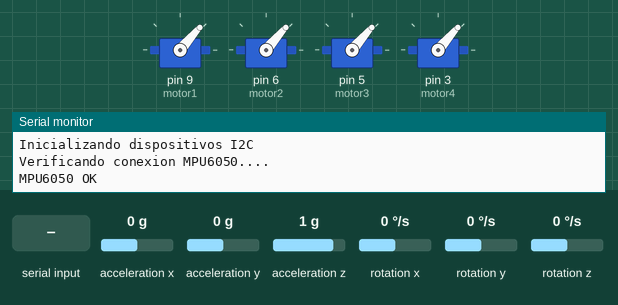
A sketch run on a simulated Arduino Uno, built with avr-gcc and run on an emulated ATmega328P. On the bench: 4 × servo, the last lines printed to the serial monitor. Inputs (shaded band) come from the test bench; at power-on: acceleration x 0 g, acceleration y 0 g, acceleration z 1 g, rotation x 0 °/s, rotation y 0 °/s, rotation z 0 °/s.

Above: at 13.2 s.
13.3 s: "a" received over Serial
At 14.5 s:
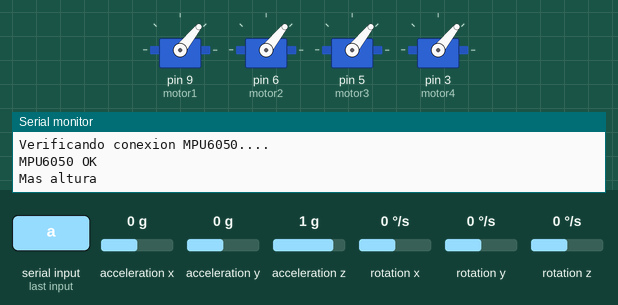
14.8 s: "b" received over Serial
At 15.5 s:
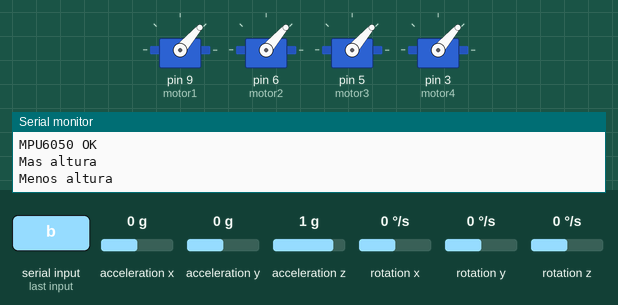
Timing chart, 0 to 17.8 s (numbered marks = the images above; inputs shaded):
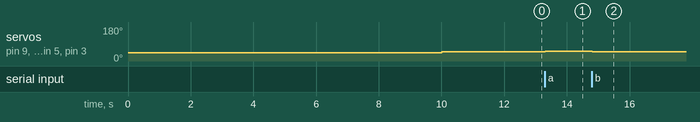

Measured:
- after the input at 13.3 s, servo on pin 9 (motor1), servo on pin 6 (motor2), servo on pin 5 (motor3), servo on pin 3 (motor4): 49° → 51° at once
- after the input at 14.8 s, servo on pin 9 (motor1), servo on pin 6 (motor2), servo on pin 5 (motor3), servo on pin 3 (motor4): 51° → 49° at once

The sketch:

Programa_principal.ino
```cpp
# include <Math.h>
# include <Servo.h>
#include "MPU6050.h"
#include <SoftwareSerial.h>
#include "I2Cdev.h"
#if I2CDEV_IMPLEMENTATION==I2CDEV_ARDUINO_WIRE
  #include "Wire.h"
#endif

MPU6050 mpu;

float pitchAccSet, rollAccSet;
float pitchGyroSet, rollGyroSet, yawSet;
double pitchAccSetAnt,rollAccSetAnt,yawSetAnt;
double pitchGyroSetAnt,rollGyroSetAnt;

float roll, pitch, yaw;
int ant_pot = 1050;
int pot = 1050;
//pulsos que se enviaran a los motores
int m1,m2,m3,m4;
// Variables para los PID
float pitchKp1 = 1;
float pitchKi1 = 0.02;
float pitchKd1 = 0.2;

float rollKp1 = 0.68;
float rollKi1 = 0.025;
float rollKd1 = 0.4;

float yawKp = 0.5;
float yawKi = 0.008;
float yawKd = 0.0;

float pitchKp2 = 1.3;
float pitchKi2 = 0.001;
float pitchKd2 = 0.5;

float rollKp2 = 1.0;
float rollKi2 = 0.001;
float rollKd2 = 0.2;

float accPitch_ierror = 0;
float accRoll_ierror = 0;
float gyroRoll_ierror = 0;
float gyroPitch_ierror = 0;
float yaw_ierror = 0;
float accPitch_last_error = 0 ;
float accRoll_last_error = 0;
float gyroPitch_last_error = 0;
float gyroRoll_last_error = 0;
float yaw_last_error = 0;
float pitchGyroAcc, rollGyroAcc;

//Variables para conseguir los datos del sensor MPU
int16_t ax,ay,az,gx,gy,gz;
float rollGyro,pitchGyro,yawGyro;
float accPitch,accRoll,accYaw;
float ciclo = 5;
float tiempoCiclo = ciclo/100000000;

//Variables para controlar la potencia de los motores
unsigned char comando;


Servo motor1;
Servo motor2;
Servo motor3;
Servo motor4;

void setup() {
  delay(5000);
  // put your setup code here, to run once:

  #if I2CDEV_IMPLEMENTATION==I2CDEV_ARDUINO_WIRE
    Wire.begin();
    TWBR=24;
  #elif I2CDEV_IMPLEMENTATION==I2CDEV_BUILTIN_FASTWIRE
    Fastwire::setup(400,true);
  #endif
  delay(500);
  //Iniciar la comunicacion serial
  Serial.begin(9600);
  Serial.setTimeout(10);
  delay(500);
  //Iniciando el sensor
  Serial.println("Inicializando dispositivos I2C");
  mpu.initialize();
  Serial.println("Verificando conexion MPU6050....");
  Serial.println(mpu.testConnection()?"MPU6050 OK":"MPU6050 ERROR!!!!!!");
  mpu.setDLPFMode(MPU6050_DLPF_BW_10);
  mpu.setRate(4);
  //Declaracion de los offset calculado para este MPU en especifico
  mpu.setXAccelOffset(-2159);
  mpu.setYAccelOffset(-125);
  mpu.setZAccelOffset(1877);
  mpu.setXGyroOffset(-97);
  mpu.setYGyroOffset(54);
  mpu.setZGyroOffset(8);

  // Inicializar los motores
  delay(2000);
  iniciar_motores();
  delay(2000);
  mover_motores();
  delay(2000);

}

void loop() {
  // put your main code here, to run repeatedly:
  datosMPU();

  pitchGyroSet = pitchGyroSetAnt;
  rollGyroSet = rollGyroSetAnt;
  pitchAccSet = pitchAccSetAnt;
  rollAccSet = rollAccSetAnt;
  yawSet = yawSetAnt;
  pot = ant_pot;

  if(Serial.available() >= 1){
    comando = Serial.read();
    if (comando == 'a'){  //Mas altura
      Serial.println("Mas altura");
      pot += 25;
      pot = constrain(pot, 1050, 2000);
      ant_pot = pot;
      pitchAccSetAnt = 0.0;
      rollAccSetAnt = 0.0;
      pitchGyroSetAnt = 0.0;
      rollGyroSetAnt = 0.0;
      yawSetAnt = 0.0;
    }

    if (comando == 'b'){  // Menos altura
      Serial.println("Menos altura");
      pot-=50;
      pot = constrain(pot, 1050, 2000);
      ant_pot = pot;
      pitchAccSetAnt = 0.0;
      rollAccSetAnt = 0.0;
      pitchGyroSetAnt = 0.0;
      rollGyroSetAnt = 0.0;
      yawSetAnt = 0.0;
    }

  control();

  }
}

void datosMPU(){
  mpu.getMotion6(&ax,&ay,&az,&gx,&gy,&gz);
  //De valores raw a grados
  float accYangle_raw = atan(((ax)/16384.0)/sqrt(pow(((ay)/16384.0),2)+pow(((az)/16384.0),2)))*180/3.1416;
  float accXangle_raw = atan(((ay)/16384.0)/sqrt(pow(((ax)/16384.0),2)+pow(((az)/16384.0),2)))*180/3.1416;

  pitchGyro = ((gx)/16.4);
  rollGyro = ((-1)*(gy)/16.4);
  yawGyro = ((-1)*(gz)/16.4);

  accPitch=(0.1*accXangle_raw)+(0.9*(accPitch+(pitchGyro*tiempoCiclo)));
  accRoll = (0.1*accYangle_raw)+(0.9*(accRoll+(rollGyro*tiempoCiclo)));
}

void control(){
  // Primera linea de PID
  pitchGyroAcc = accel_pitch(accPitch,pitchAccSet,pitchKp1,pitchKi1,pitchKd1);
  rollGyroAcc = accel_roll(accRoll,rollAccSet,rollKp1,rollKi1,rollKd1);
  //Segunda linea de PID
  roll = gyro_roll(rollGyro,rollGyroAcc,rollKp2,rollKi2,rollKd2);
  pitch = gyro_pitch(pitchGyro,pitchGyroAcc,pitchKp2,pitchKi2,pitchKd2);
  //Unico PID para yaw
  yaw = yaw_PID(yawGyro, yawSet, yawKp, yawKi, yawKd);
  //Pulsos para los motores
  m1 = pot + pitch + roll + yaw;
  m2 = pot + pitch - roll - yaw;
  m3 = pot - pitch - roll + yaw;
  m4 = pot - pitch + roll - yaw;
  //Condicionales para evitar el apagado de los motores
  if (m1<1050) m1 = 1050;
  if (m2<1050) m2 = 1050;
  if (m3<1050) m3 = 1050;
  if (m4<1050) m4 = 1050;
  //Condicionales para el limite de los motores
  if (m1>2000) m1 = 2000;
  if (m2>2000) m2 = 2000;
  if (m3>2000) m3 = 2000;
  if (m4>2000) m4 = 2000;

  motores(m1, m2, m3, m4);
}
//primer PID de pitch con datos del acelerometro
float accel_pitch(float error, float setpoint, float Kp, float Ki, float Kd){
  float err = setpoint - error;
  accPitch_ierror += err;
  accPitch_ierror = constrain(accPitch_ierror, -300, 300);
  double derror = error - accPitch_last_error;
  double out = Kp*err-0.04 + accPitch_ierror*Ki - derror*Kd;
  out = constrain(out, -300, 300);
  accPitch_last_error = error;
  return out;
}
//primer PID de roll con datos del acelerometro
float accel_roll(float error, float setpoint, float Kp, float Ki, float Kd){
  float err = setpoint - error;
  accRoll_ierror += err;
  accRoll_ierror = constrain(accRoll_ierror, -300, 300);
  double derror = error - accRoll_last_error;
  double out = Kp*err + 0.02 + accRoll_ierror*Ki - derror*Kd;
  out = constrain(out, -300, 300);
  accRoll_last_error = error;
  return out;
}
//segundo PID de pitch con datos del giroscopio y el primer PID
float gyro_pitch(float error, float setpoint, float Kp, float Ki, float Kd){
  float err = setpoint - error;
  gyroPitch_ierror += err;
  gyroPitch_ierror = constrain(gyroPitch_ierror, -300, 300);
  double derror = error - gyroPitch_last_error;
  double out = Kp*err + gyroPitch_ierror*Ki - derror*Kd;
  out = constrain(out, -300, 300);
  gyroPitch_last_error = error;
  return out;
}
//segundo PID de roll con datos del giroscopio y el primer PID
float gyro_roll(float error, float setpoint, float Kp, float Ki, float Kd){
  float err = setpoint - error;
  gyroRoll_ierror += err;
  gyroRoll_ierror = constrain(gyroRoll_ierror, -300, 300);
  double derror = error - gyroRoll_last_error;
  double out = Kp*err + gyroRoll_ierror*Ki - derror*Kd;
  out = constrain(out, -300, 300);
  gyroRoll_last_error = error;
  return out;
}
//PID de yaw
float yaw_PID(float error, float setpoint, float Kp, float Ki, float Kd){
  float err = setpoint - error;
  yaw_ierror += err;
  yaw_ierror = constrain(yaw_ierror, -250, 250);
  double derror = error - yaw_last_error;
  double out = Kp*err + 0.15 + yaw_ierror*Ki - derror*Kd;
  out = constrain(out, -250, 250);
  yaw_last_error = error;
  return out;
}

void iniciar_motores(){
  motor1.attach(9);
  motor2.attach(6);
  motor3.attach(5);
  motor4.attach(3);

  motor1.writeMicroseconds(1000);
  motor2.writeMicroseconds(1000);
  motor3.writeMicroseconds(1000);
  motor4.writeMicroseconds(1000);
}

void mover_motores(){
  //Comenzar el movimiento de los motores, con la potencia mas baja
  motor1.writeMicroseconds(1050);
  motor2.writeMicroseconds(1050);
  motor3.writeMicroseconds(1050);
  motor4.writeMicroseconds(1050);
}

void motores(int m1, int m2, int m3, int m4){
  /*Serial.print("Motor 1");Serial.println(m1);
  Serial.print("Motor 2");Serial.println(m2);
  Serial.print("Motor 3");Serial.println(m3);
  Serial.print("Motor 4");Serial.println(m4); */
  motor1.writeMicroseconds(m1);
  motor2.writeMicroseconds(m2);
  motor3.writeMicroseconds(m3);
  motor4.writeMicroseconds(m4);
}
```
